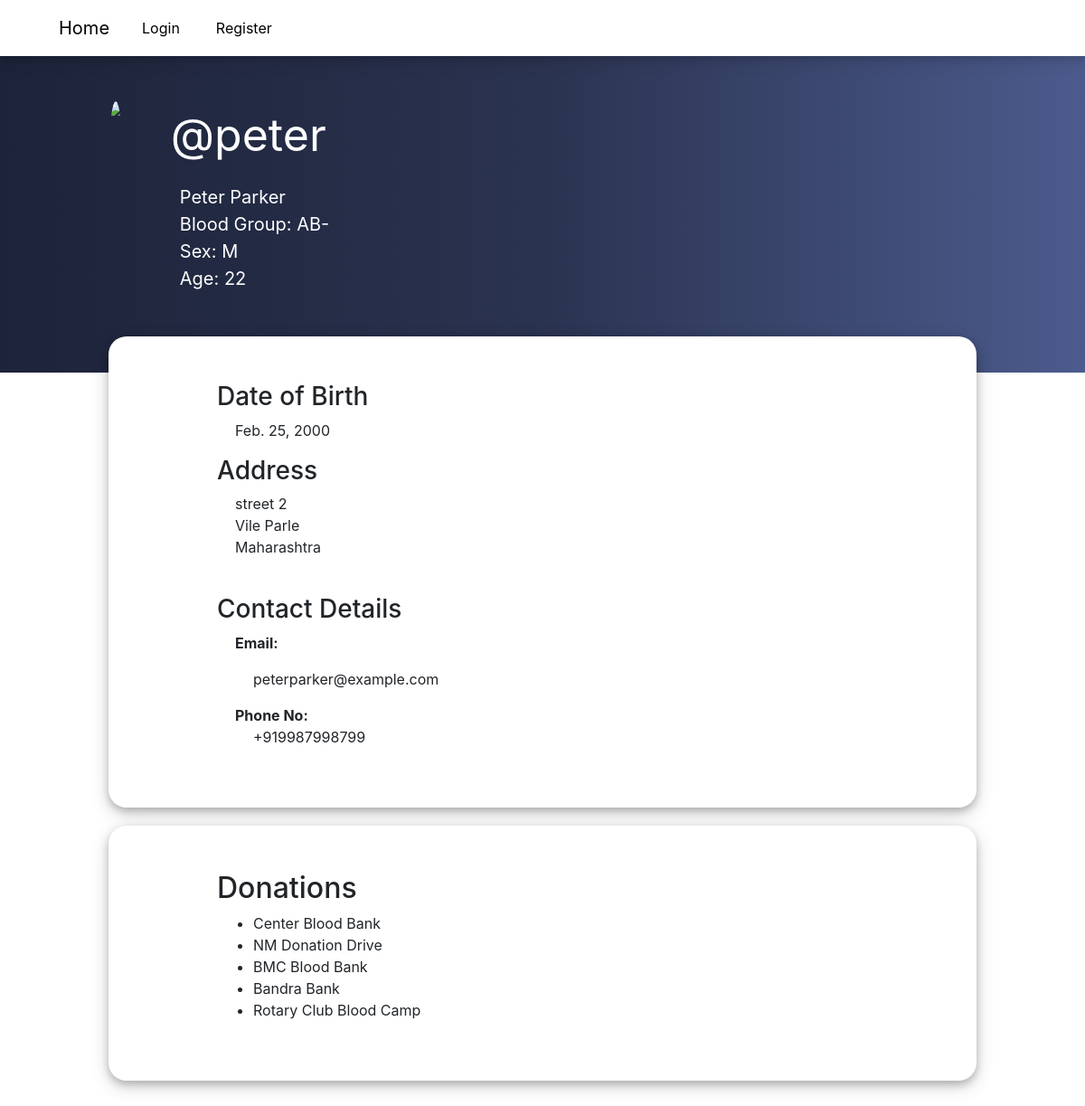
Page /profile/peter on the committed database.
### donate/models.py (models this page shows, shortened)
class User(AbstractUser):
    gender_choice = [
        ("M", "Male"),
        ("F", "Female"),
        ("O", "Other")
    ]
    is_hospital = models.BooleanField(default = False)
    street = models.CharField (max_length=64)
    city = models.CharField (max_length=64)
    state = models.CharField (max_length=64)
    phone_no = models.CharField(max_length=15, validators=[validate_international_phonenumber], unique=True)
    dob = models.DateField(auto_now_add=False, blank=True, null=True)
    blood_type = models.CharField(choices=unit_choices, max_length=64, blank=True)
    gender = models.CharField(choices=gender_choice, max_length=1, blank=True)
    requests = models.ManyToManyField("User", blank=True, through="BloodRequest")

class DonationPlace(models.Model):
    name = models.CharField(max_length=64,unique=True)
    street = models.CharField (max_length=64)
    city = models.CharField (max_length=64)
    state = models.CharField (max_length=64)
    phone_no = models.CharField(max_length=15, validators=[validate_international_phonenumber], unique=True)
    donors = models.ManyToManyField(User, blank=True, related_name="donations")

### donate/views.py (the view)
# urls.py: path("profile/<str:name>", views.profile, name="profile"),
def profile(request, name):
    user = User.objects.get(username=name)
    donations = user.donations.all()
    today = date.today()
    age = 0
    if user.is_hospital == False:
        age = today.year - user.dob.year - ((today.month, today.day) < (user.dob.month, user.dob.day))
    return render(request, "donate/profile.html", {
        "donations": donations,
        "user1": user,
        "age": age
    })

### donate/templates/donate/profile.html (shortened to what this page needs)
{% extends "donate/layout.html" %}
{%load static%}
{% block stylelink %} <link href="{% static 'donate/profile.css' %}" rel="stylesheet"> {% endblock %}
{% block body %}
<div class="profilecontainer">
    {% if user1.is_hospital == False %}
        <div class="top top_d">
    {% else %}
        <div class="top top_h">
    {% endif %}
        <br>
            {% if user1.is_hospital == False %}
                <img src="https://image.freepik.com/free-vector/people-donating-blood-background-flat-design_23-2148257793.jpg">
            {% else %}
                <img src="https://image.freepik.com/free-vector/hospital-building-ambulance_260807-282.jpg">
            {% endif %}
            <div>
                <p id="username">@{{ user1.username }}</p>
                {% if user1.is_hospital == False %}
                    <div id="name">{{ user1.first_name }} {{ user1.last_name }}</div>
                    <div id="group">Blood Group: {{ user1.blood_type }}</div>
                    <div id="gender">Sex: {{ user1.gender }}</div>
                    <div id="age">Age: {{age}} </div>
                {% endif %}
            </div>
        </div>
    <div class="bottom">
        {% if user1.is_hospital == False %}
            <h3>Date of Birth</h3>
            <p  style="padding-left: 20px">
                {{ user1.dob }}
            <br>
        {% endif %}
        <h3>Address</h3>
        <p  style="padding-left: 20px">
            {{ user1.street }} <br> {{ user1.city }} <br> {{ user1.state }}
        </p>
        <br>
        <h3>Contact Details</h3>
        <p style="padding-left: 20px">
            <strong>Email: </strong>  <p style="padding-left:40px "> {{ user1.email }}<br> </p>
            <strong  style="padding-left: 20px">Phone No:</strong> <br> <p style="padding-left:40px "> {{ user1.phone_no }} </p>
        </p>
    </div>
    {% if user1.is_hospital == False %}
        <div class="bottom">
            <h2>Donations</h2>
            <ul>
                {% for donation in donations %}
                    <li>{{ donation.name }} </li>
                {% empty %}
                    <li>No Entries Found</li>
                {% endfor %}
            </ul>
        </div>
    {% endif %}
</div>
{% endblock %}

### donate/static/donate/profile.css (style rules this page uses)
.profilecontainer { background-size: contain; }
.top { background: -webkit-gradient(linear, left top, right top, color-stop(0%,#1D2339), color-stop(50%,#2A3350), color-stop(100%,#4C5B8D )); color: white; padding: 50px 2% 50px 10%; display: flex; z-index: -1; flex-flow: row wrap; }
.top_d { height: 350px; }
.top > img { border-radius: 50%; height: 150px; margin-right: 5% ; }
#username { font-size: 50px; }
#name, #group, #gender, #age { padding-left: 10px; font-size: 20px; }
.bottom { border-radius: 20px; box-shadow: 0 4px 8px 0 rgba(0, 0, 0, 0.2), 0 6px 20px 0 rgba(0, 0, 0, 0.19); padding: 50px 2% 50px 10%; z-index: 1; margin: -40px 10% 60px 10%; background-color: white; }

### rows in the picture
User: username "peter", first_name "Peter", last_name "Parker", blood_type "AB-", gender "M", dob "Feb. 25, 2000", street "street 2", city "Vile Parle", state "Maharashtra", email "peterparker@example.com", phone_no "+919987998799"
DonationPlace: name "Center Blood Bank"
DonationPlace: name "NM Donation Drive"
DonationPlace: name "BMC Blood Bank"
DonationPlace: name "Bandra Bank"
DonationPlace: name "Rotary Club Blood Camp"

### other values in the picture
{{ age }} "22"
